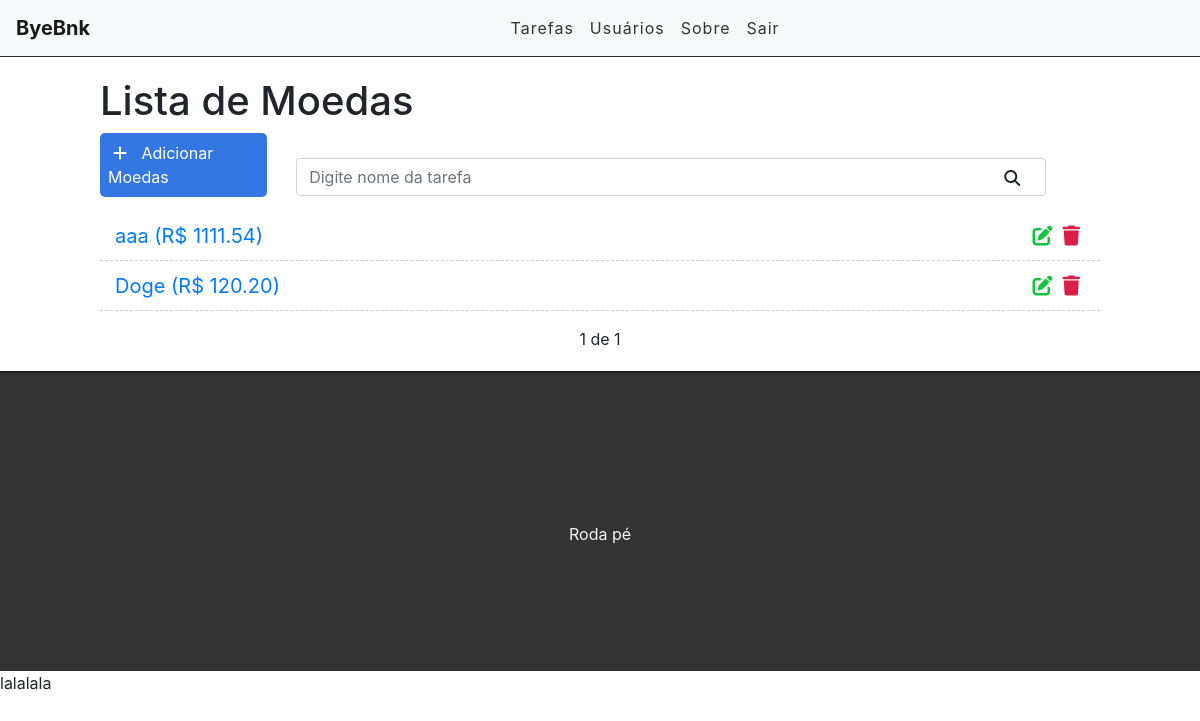
Page / (signed in) on the earlier database version.
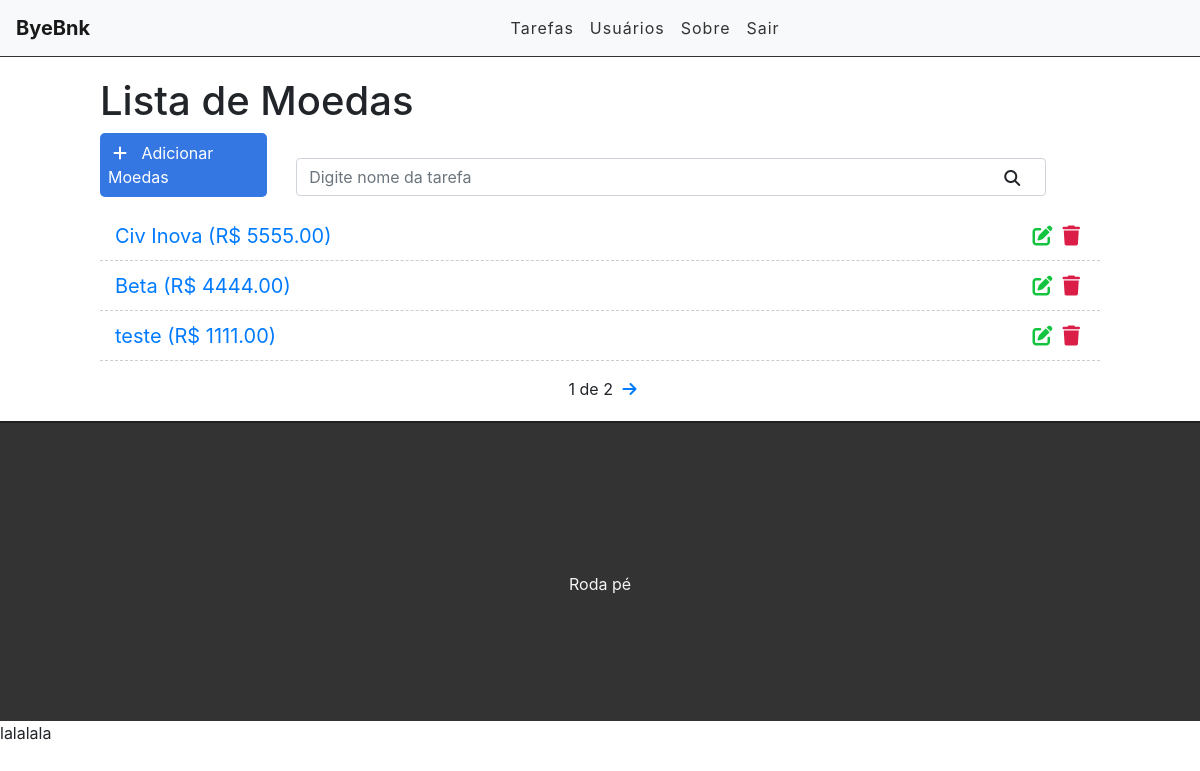
Same page on the later database version.
### tasks/models.py (models this page shows, shortened)
class Task(models.Model):
    STATUS = (
        ('renda fixa', 'renda fixa'),
        ('renda variável', 'renda variável'),
        ('cripto', 'cripto')
    )
    nome = models.CharField(max_length=255)
    valor = models.DecimalField(max_digits=10, decimal_places=2, default=0)
    modalidade = models.CharField(max_length=14, choices=STATUS)
    user = models.ForeignKey(get_user_model(), on_delete=models.CASCADE)
    created_at = models.DateTimeField(auto_now_add=True)
    updated_at = models.DateTimeField(auto_now=True)

### tasks/views.py (the view)
# urls.py: path('', views.taskList, name='task-list'),
@login_required
def taskList(request):
    search = request.GET.get('search')
    if search:
        tasks = Task.objects.filter(nome__icontains=search, user=request.user)
    else:
        tasks_list = Task.objects.all().order_by('-created_at').filter(user=request.user)
        paginator = Paginator(tasks_list, 3)
        page = request.GET.get('page')
        tasks = paginator.get_page(page)
    return render(request, 'tasks/list.html', {'tasks': tasks})

### tasks/templates/tasks/list.html (shortened to what this page needs)
{% extends 'base.html' %}
{% block content %}
<div class="offset-1 col-10 list-div">
    <h1>Lista de Moedas</h1>
    <a id="add-link" href="newtask">
        <div id="add-link" class="col-2 add-div">
            <i class="fas fa-plus"></i> Adicionar Moedas
        </div>
    <a>
    <div class="col-9 search-div">
        <form method="GET" id="search-form">
            <input class="form-control" type="text" id="search" name="search" placeholder="Digite nome da tarefa" value="{{ request.GET.search }}">
            <i class="fas fa-search" id="search-btn"></i>
        </form>
    </div>
    <ul class="task-list">
        {% for task in tasks %}
        <li class="task-item">
            <span><a href="/task/{{task.id}}">{{ task.nome }} (R$ {{ task.valor }})</a></span>
            <a href="deletetask/{{ task.id }}" class="delete-btn"><span><i class="fas fa-trash"></i></span></a>
            <a href="edittask/{{ task.id }}"><span><i class="fas fa-edit"></i></span></a>
        </li>
        {% endfor %}
    </ul>
    <div class="pagination">
        <span class="step-links">
            {% if tasks.paginator.num_pages %}
            <span class="current">
                {{ tasks.number }} de {{tasks.paginator.num_pages}}
            </span>
            {% endif %}
            {% if tasks.has_next %}
                <a href="?page={{ tasks.next_page_number }}"><i class="fas fa-arrow-right"></i></a>
            {% endif %}
        </span>
    </div>
</div>
{% endblock %}

### tasks/templates/base.html (shortened to what this page needs)
{% load static %}
<!DOCTYPE html>
<html lang="en">
<head>
    <link href="https://stackpath.bootstrapcdn.com/bootstrap/4.3.1/css/bootstrap.min.css" rel="stylesheet">
    <link rel="stylesheet" href="{% static 'css/styles.css' %}">
</head>
<body>
    <div class="container-fluid">
        <nav class="navbar navbar-expand-lg navbar-light bg-light">
            <a class="navbar-brand" href="/">ByeBnk</a>
            <div class="collapse navbar-collapse" id="navbarSupportedContent">
                <ul class="navbar-nav mr-auto">
                    {% if user.is_authenticated %}
                    <li class="nav-item">
                        <a class="nav-link" href="/">Tarefas</a>
                    </li>
                    <li class="nav-item">
                        <a class="nav-link" href="#">Usuários</a>
                    </li>
                    {% else %}
                    <li class="nav-item">
                        <a class="nav-link" href="/accounts/login">Entrar</a>
                    </li>
                    {% endif %}
                    <li class="nav-item">
                        <a class="nav-link" href="#">Sobre</a>
                    </li>
                    {% if user.is_authenticated %}
                    <li class="nav-item">
                        <a class="nav-link" href="/accounts/logout">Sair</a>
                    </li>
                    {% endif %}
                </ul>
            </div>
        </nav>
        {% block content%}
        {% endblock %}
        <footer>
            <p>Roda pé</p>
        </footer>
        lalalala
    </div>
</body>
</html>

### tasks/static/css/styles.css (style rules this page uses)
.container-fluid { padding: 0; }
.navbar { border-bottom: 1px solid #333; margin-bottom: 20px; }
.navbar-nav { margin: auto; }
.navbar-brand { font-weight: bold; }
.navbar-light .navbar-nav a.nav-link { color: #333; letter-spacing: 1px; }
#add-link { text-decoration: none; }
.add-div { background-color: #3476e2; cursor: pointer; display: inline-block; color: #FFF; padding: 8px; border-radius: 5px; margin-right: 25px; }
.fas.fa-plus { color: #FFF; margin-right: 10px; margin-left: 5px; }
.fas.fa-search { position: absolute; top: 12px; right: 26px; cursor: pointer; }
.search-div { padding: 0; margin-top: 15px; margin-bottom: 15px; display: inline-block; }
.list-div { padding: 0; }
.task-list { padding-left: 0; }
.task-item { list-style: none; font-size: 20px; height: 50px; padding: 0 15px; padding-top: 10px; border-bottom: 1px dashed #CCC; }
.fas.fa-trash { color: #db1e47; cursor: pointer; margin: 5px; font-size: 20px; float: right; }
.fas.fa-edit { color: #13c43f; cursor: pointer; margin: 5px; font-size: 20px; float: right; }
footer { background-color: #333; height: 300px; border-top: 2px solid #202020; }
footer p { color: #f5f5f5; text-align: center; top: 50%; position: relative; }
.pagination { margin-bottom: 20px; }
.step-links { position: relative; margin-left: auto; margin-right: auto; }
.step-links .current { margin-left: 5px; margin-right: 5px; }

Differences in the rows shown:
removed Task: nome "aaa", valor "1111.54"
no longer on this page (row unchanged): Task: nome "Doge", valor "120.20"
added Task: nome "Civ Inova", valor "5555.00"
added Task: nome "Beta", valor "4444.00"
added Task: nome "teste", valor "1111.00"
Other differences:
{{ tasks.paginator.num_pages }}: "1" → "2"
